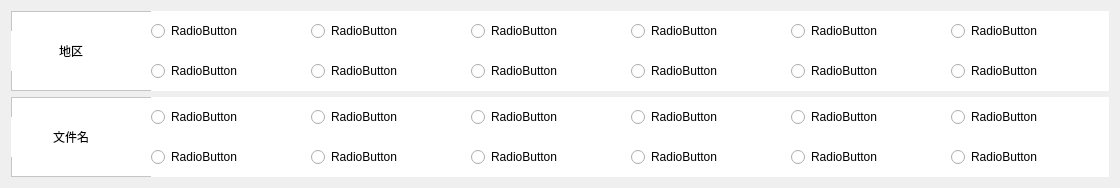
<?xml version="1.0" encoding="UTF-8"?>
<ui version="4.0">
 <class>Form</class>
 <widget class="QWidget" name="Form">
  <property name="geometry">
   <rect>
    <x>0</x>
    <y>0</y>
    <width>1120</width>
    <height>186</height>
   </rect>
  </property>
  <property name="windowTitle">
   <string>Form</string>
  </property>
  <layout class="QFormLayout" name="formLayout">
   <item row="0" column="0" colspan="2">
    <layout class="QVBoxLayout" name="verticalLayout">
     <item>
      <widget class="QFrame" name="layout_check_mode_language">
       <property name="minimumSize">
        <size>
         <width>0</width>
         <height>80</height>
        </size>
       </property>
       <property name="maximumSize">
        <size>
         <width>16777215</width>
         <height>80</height>
        </size>
       </property>
       <property name="styleSheet">
        <string notr="true">background-color: rgb(255, 255, 255);</string>
       </property>
       <property name="frameShape">
        <enum>QFrame::StyledPanel</enum>
       </property>
       <property name="frameShadow">
        <enum>QFrame::Raised</enum>
       </property>
       <widget class="QLabel" name="language_title_2">
        <property name="geometry">
         <rect>
          <x>0</x>
          <y>20</y>
          <width>120</width>
          <height>40</height>
         </rect>
        </property>
        <property name="sizePolicy">
         <sizepolicy hsizetype="Preferred" vsizetype="Preferred">
          <horstretch>0</horstretch>
          <verstretch>0</verstretch>
         </sizepolicy>
        </property>
        <property name="minimumSize">
         <size>
          <width>120</width>
          <height>40</height>
         </size>
        </property>
        <property name="maximumSize">
         <size>
          <width>120</width>
          <height>40</height>
         </size>
        </property>
        <property name="styleSheet">
         <string notr="true">font: 10pt &quot;微软雅黑&quot;;
background-color: rgb(255, 255, 255);</string>
        </property>
        <property name="text">
         <string>地区</string>
        </property>
        <property name="alignment">
         <set>Qt::AlignCenter</set>
        </property>
       </widget>
       <widget class="QRadioButton" name="language_radio_2">
        <property name="geometry">
         <rect>
          <x>140</x>
          <y>40</y>
          <width>160</width>
          <height>40</height>
         </rect>
        </property>
        <property name="styleSheet">
         <string notr="true">font: 10pt &quot;微软雅黑&quot;;</string>
        </property>
        <property name="text">
         <string>RadioButton</string>
        </property>
       </widget>
       <widget class="QRadioButton" name="language_radio_1">
        <property name="geometry">
         <rect>
          <x>140</x>
          <y>0</y>
          <width>160</width>
          <height>40</height>
         </rect>
        </property>
        <property name="styleSheet">
         <string notr="true">font: 10pt &quot;微软雅黑&quot;;</string>
        </property>
        <property name="text">
         <string>RadioButton</string>
        </property>
       </widget>
       <widget class="QRadioButton" name="language_radio_3">
        <property name="geometry">
         <rect>
          <x>300</x>
          <y>0</y>
          <width>160</width>
          <height>40</height>
         </rect>
        </property>
        <property name="styleSheet">
         <string notr="true">font: 10pt &quot;微软雅黑&quot;;</string>
        </property>
        <property name="text">
         <string>RadioButton</string>
        </property>
       </widget>
       <widget class="QRadioButton" name="language_radio_4">
        <property name="geometry">
         <rect>
          <x>300</x>
          <y>40</y>
          <width>160</width>
          <height>40</height>
         </rect>
        </property>
        <property name="styleSheet">
         <string notr="true">font: 10pt &quot;微软雅黑&quot;;</string>
        </property>
        <property name="text">
         <string>RadioButton</string>
        </property>
       </widget>
       <widget class="QRadioButton" name="language_radio_5">
        <property name="geometry">
         <rect>
          <x>460</x>
          <y>0</y>
          <width>160</width>
          <height>40</height>
         </rect>
        </property>
        <property name="styleSheet">
         <string notr="true">font: 10pt &quot;微软雅黑&quot;;</string>
        </property>
        <property name="text">
         <string>RadioButton</string>
        </property>
       </widget>
       <widget class="QRadioButton" name="language_radio_6">
        <property name="geometry">
         <rect>
          <x>460</x>
          <y>40</y>
          <width>160</width>
          <height>40</height>
         </rect>
        </property>
        <property name="styleSheet">
         <string notr="true">font: 10pt &quot;微软雅黑&quot;;</string>
        </property>
        <property name="text">
         <string>RadioButton</string>
        </property>
       </widget>
       <widget class="QRadioButton" name="language_radio_7">
        <property name="geometry">
         <rect>
          <x>620</x>
          <y>0</y>
          <width>160</width>
          <height>40</height>
         </rect>
        </property>
        <property name="styleSheet">
         <string notr="true">font: 10pt &quot;微软雅黑&quot;;</string>
        </property>
        <property name="text">
         <string>RadioButton</string>
        </property>
       </widget>
       <widget class="QRadioButton" name="language_radio_8">
        <property name="geometry">
         <rect>
          <x>620</x>
          <y>40</y>
          <width>160</width>
          <height>40</height>
         </rect>
        </property>
        <property name="styleSheet">
         <string notr="true">font: 10pt &quot;微软雅黑&quot;;</string>
        </property>
        <property name="text">
         <string>RadioButton</string>
        </property>
       </widget>
       <widget class="QRadioButton" name="language_radio_9">
        <property name="geometry">
         <rect>
          <x>780</x>
          <y>0</y>
          <width>160</width>
          <height>40</height>
         </rect>
        </property>
        <property name="styleSheet">
         <string notr="true">font: 10pt &quot;微软雅黑&quot;;</string>
        </property>
        <property name="text">
         <string>RadioButton</string>
        </property>
       </widget>
       <widget class="QRadioButton" name="language_radio_10">
        <property name="geometry">
         <rect>
          <x>780</x>
          <y>40</y>
          <width>160</width>
          <height>40</height>
         </rect>
        </property>
        <property name="styleSheet">
         <string notr="true">font: 10pt &quot;微软雅黑&quot;;</string>
        </property>
        <property name="text">
         <string>RadioButton</string>
        </property>
       </widget>
       <widget class="QRadioButton" name="language_radio_11">
        <property name="geometry">
         <rect>
          <x>940</x>
          <y>0</y>
          <width>160</width>
          <height>40</height>
         </rect>
        </property>
        <property name="styleSheet">
         <string notr="true">font: 10pt &quot;微软雅黑&quot;;</string>
        </property>
        <property name="text">
         <string>RadioButton</string>
        </property>
       </widget>
       <widget class="QRadioButton" name="language_radio_12">
        <property name="geometry">
         <rect>
          <x>940</x>
          <y>40</y>
          <width>160</width>
          <height>40</height>
         </rect>
        </property>
        <property name="styleSheet">
         <string notr="true">font: 10pt &quot;微软雅黑&quot;;</string>
        </property>
        <property name="text">
         <string>RadioButton</string>
        </property>
       </widget>
      </widget>
     </item>
     <item>
      <widget class="QFrame" name="layout_check_mode_file_name">
       <property name="minimumSize">
        <size>
         <width>0</width>
         <height>80</height>
        </size>
       </property>
       <property name="maximumSize">
        <size>
         <width>16777215</width>
         <height>80</height>
        </size>
       </property>
       <property name="styleSheet">
        <string notr="true">background-color: rgb(255, 255, 255);</string>
       </property>
       <property name="frameShape">
        <enum>QFrame::StyledPanel</enum>
       </property>
       <property name="frameShadow">
        <enum>QFrame::Raised</enum>
       </property>
       <widget class="QLabel" name="file_name_title_2">
        <property name="geometry">
         <rect>
          <x>0</x>
          <y>20</y>
          <width>120</width>
          <height>40</height>
         </rect>
        </property>
        <property name="minimumSize">
         <size>
          <width>120</width>
          <height>40</height>
         </size>
        </property>
        <property name="maximumSize">
         <size>
          <width>120</width>
          <height>40</height>
         </size>
        </property>
        <property name="styleSheet">
         <string notr="true">font: 10pt &quot;微软雅黑&quot;;
background-color: rgb(255, 255, 255);</string>
        </property>
        <property name="text">
         <string>文件名</string>
        </property>
        <property name="alignment">
         <set>Qt::AlignCenter</set>
        </property>
       </widget>
       <widget class="QRadioButton" name="file_name_radio_1">
        <property name="geometry">
         <rect>
          <x>140</x>
          <y>0</y>
          <width>160</width>
          <height>40</height>
         </rect>
        </property>
        <property name="styleSheet">
         <string notr="true">font: 10pt &quot;微软雅黑&quot;;</string>
        </property>
        <property name="text">
         <string>RadioButton</string>
        </property>
       </widget>
       <widget class="QRadioButton" name="file_name_radio_2">
        <property name="geometry">
         <rect>
          <x>140</x>
          <y>40</y>
          <width>160</width>
          <height>40</height>
         </rect>
        </property>
        <property name="styleSheet">
         <string notr="true">font: 10pt &quot;微软雅黑&quot;;</string>
        </property>
        <property name="text">
         <string>RadioButton</string>
        </property>
       </widget>
       <widget class="QRadioButton" name="file_name_radio_3">
        <property name="geometry">
         <rect>
          <x>300</x>
          <y>0</y>
          <width>160</width>
          <height>40</height>
         </rect>
        </property>
        <property name="styleSheet">
         <string notr="true">font: 10pt &quot;微软雅黑&quot;;</string>
        </property>
        <property name="text">
         <string>RadioButton</string>
        </property>
       </widget>
       <widget class="QRadioButton" name="file_name_radio_4">
        <property name="geometry">
         <rect>
          <x>300</x>
          <y>40</y>
          <width>160</width>
          <height>40</height>
         </rect>
        </property>
        <property name="styleSheet">
         <string notr="true">font: 10pt &quot;微软雅黑&quot;;</string>
        </property>
        <property name="text">
         <string>RadioButton</string>
        </property>
       </widget>
       <widget class="QRadioButton" name="file_name_radio_5">
        <property name="geometry">
         <rect>
          <x>460</x>
          <y>0</y>
          <width>160</width>
          <height>40</height>
         </rect>
        </property>
        <property name="styleSheet">
         <string notr="true">font: 10pt &quot;微软雅黑&quot;;</string>
        </property>
        <property name="text">
         <string>RadioButton</string>
        </property>
       </widget>
       <widget class="QRadioButton" name="file_name_radio_6">
        <property name="geometry">
         <rect>
          <x>460</x>
          <y>40</y>
          <width>160</width>
          <height>40</height>
         </rect>
        </property>
        <property name="styleSheet">
         <string notr="true">font: 10pt &quot;微软雅黑&quot;;</string>
        </property>
        <property name="text">
         <string>RadioButton</string>
        </property>
       </widget>
       <widget class="QRadioButton" name="file_name_radio_7">
        <property name="geometry">
         <rect>
          <x>620</x>
          <y>0</y>
          <width>160</width>
          <height>40</height>
         </rect>
        </property>
        <property name="styleSheet">
         <string notr="true">font: 10pt &quot;微软雅黑&quot;;</string>
        </property>
        <property name="text">
         <string>RadioButton</string>
        </property>
       </widget>
       <widget class="QRadioButton" name="file_name_radio_8">
        <property name="geometry">
         <rect>
          <x>620</x>
          <y>40</y>
          <width>160</width>
          <height>40</height>
         </rect>
        </property>
        <property name="styleSheet">
         <string notr="true">font: 10pt &quot;微软雅黑&quot;;</string>
        </property>
        <property name="text">
         <string>RadioButton</string>
        </property>
       </widget>
       <widget class="QRadioButton" name="file_name_radio_9">
        <property name="geometry">
         <rect>
          <x>780</x>
          <y>0</y>
          <width>160</width>
          <height>40</height>
         </rect>
        </property>
        <property name="styleSheet">
         <string notr="true">font: 10pt &quot;微软雅黑&quot;;</string>
        </property>
        <property name="text">
         <string>RadioButton</string>
        </property>
       </widget>
       <widget class="QRadioButton" name="file_name_radio_10">
        <property name="geometry">
         <rect>
          <x>780</x>
          <y>40</y>
          <width>160</width>
          <height>40</height>
         </rect>
        </property>
        <property name="styleSheet">
         <string notr="true">font: 10pt &quot;微软雅黑&quot;;</string>
        </property>
        <property name="text">
         <string>RadioButton</string>
        </property>
       </widget>
       <widget class="QRadioButton" name="file_name_radio_11">
        <property name="geometry">
         <rect>
          <x>940</x>
          <y>0</y>
          <width>160</width>
          <height>40</height>
         </rect>
        </property>
        <property name="styleSheet">
         <string notr="true">font: 10pt &quot;微软雅黑&quot;;</string>
        </property>
        <property name="text">
         <string>RadioButton</string>
        </property>
       </widget>
       <widget class="QRadioButton" name="file_name_radio_12">
        <property name="geometry">
         <rect>
          <x>940</x>
          <y>40</y>
          <width>160</width>
          <height>40</height>
         </rect>
        </property>
        <property name="styleSheet">
         <string notr="true">font: 10pt &quot;微软雅黑&quot;;</string>
        </property>
        <property name="text">
         <string>RadioButton</string>
        </property>
       </widget>
      </widget>
     </item>
    </layout>
   </item>
  </layout>
 </widget>
 <resources/>
 <connections/>
</ui>
